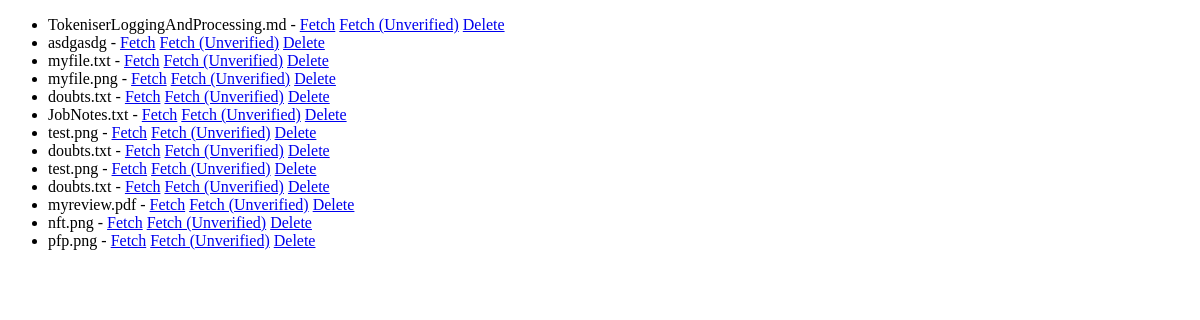
The app's page /medimode/my_documents (signed in), older data.
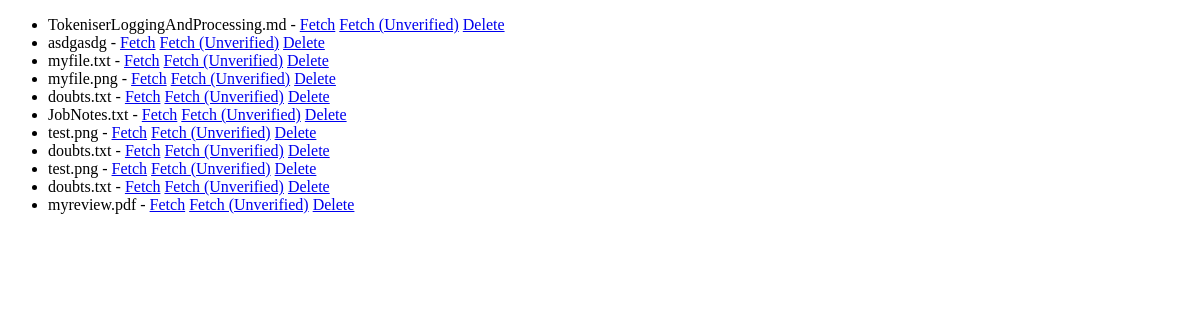
The same page, newer data.
### medimode/models/interaction_models.py (models this page shows)
class Shareable(Document):
	owner = models.ForeignKey(to=Profile, on_delete=models.DO_NOTHING, related_name='owned_shareables')
	shared_with = models.ManyToManyField(to=Profile, related_name='can_access', blank=True)

### medimode/models/doc_models.py (models this page shows, shortened)
class Document(models.Model):
	doc_file = models.FileField(upload_to='uploads/documents')
	doc_hash = models.CharField(max_length=256, default='')
	filename = models.CharField(max_length=100)

### medimode/views.py (the view)
# urls.py: path('my_documents', views.MyDocuments.as_view(), name='my_documents'),
class MyDocuments(AuthListView):
	model = Shareable
	def get_queryset(self):
		return Shareable.objects.filter(owner=self.request.user.profile) | Shareable.objects.filter(shared_with=self.request.user.profile)

### medimode/views_base.py (called while the page is built)
	def test_func(self):
		return self.request.user.is_staff or self.request.user.profile.approved

### templates/medimode/shareable_list.html (shortened to what this page needs)
<!DOCTYPE html>
<html lang="en">
<head>
</head>
<body>
{% block content %}
    <ul>
        {% for document in object_list %}
            <li>{{ document.filename }} -
                <a href="/medimode/media/verify/{{ document.doc_file.name }}">Fetch</a>
                <a href="/medimode/media/{{ document.doc_file.name }}">Fetch (Unverified)</a>
                <a href="/medimode/media/delete/{{ document.doc_file.name }}">Delete</a>
            </li>
        {% endfor %}
    </ul>
{% endblock %}
</body>
</html>

Row changes from the older to the newer data that the page shows:
removed Shareable: filename "nft.png"
removed Shareable: filename "pfp.png"
